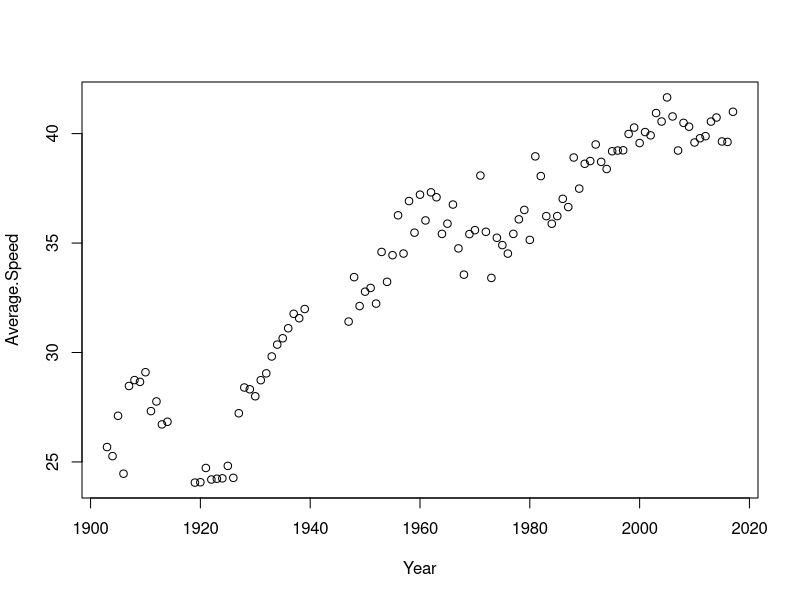

Reproduce this figure in R.
## ---- chunk 1
#install.packages("openxlsx") # Installs the openxlsx package. Do it only once.
library("openxlsx")           # loads the openxlsx package. Do it once per R session.

## ---- chunk 2
tour_de_france <- read.xlsx('Tour_de_France_2017.xlsx', sheet = 1)
## ---- chunk 3
head(tour_de_france)
## ---- chunk 4
plot(Average.Speed ~ Year, data = tour_de_france)
## ---- chunk 5
indy <- read.delim('Indy_500_2018.txt', header = TRUE)
head(indy)
